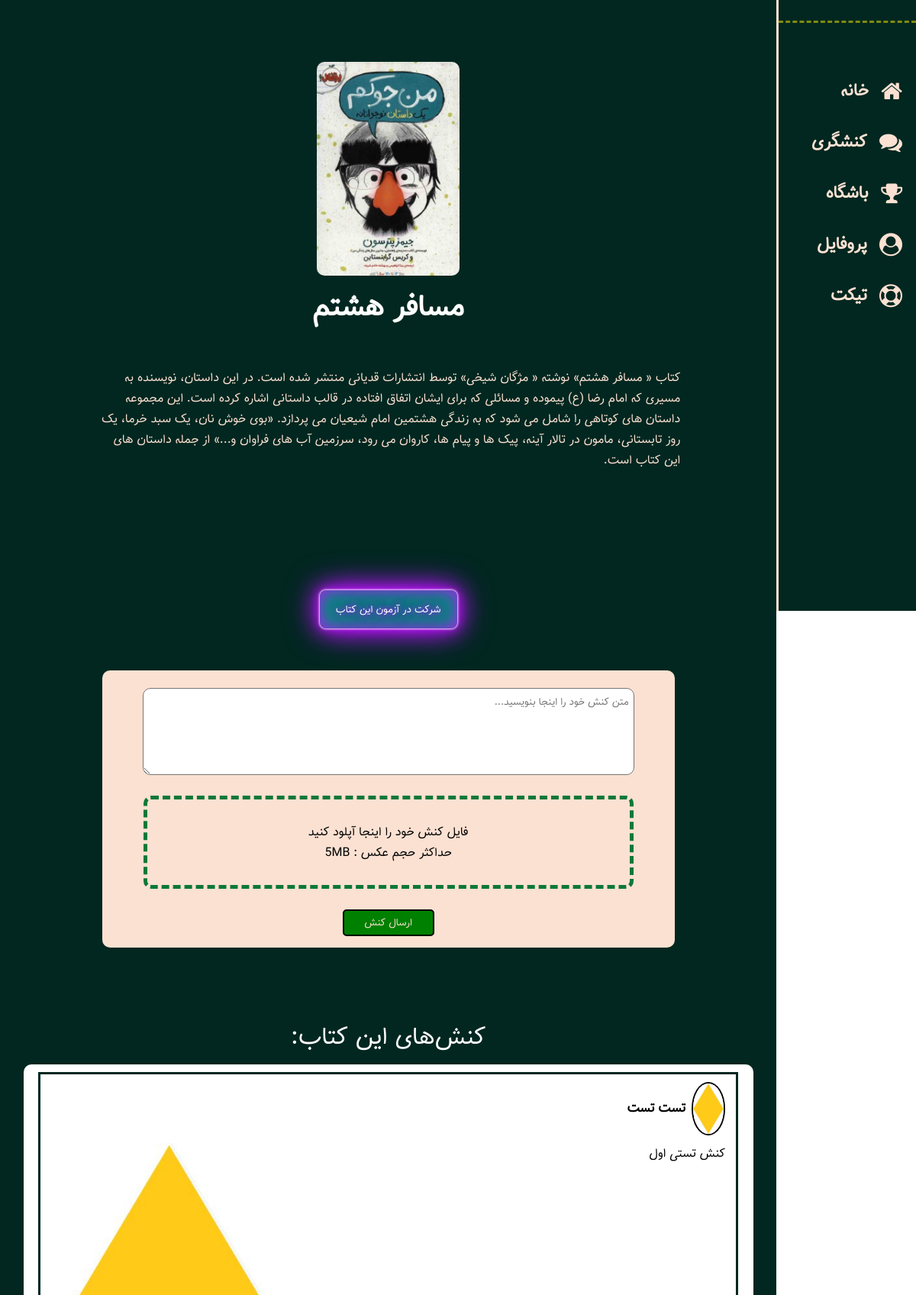
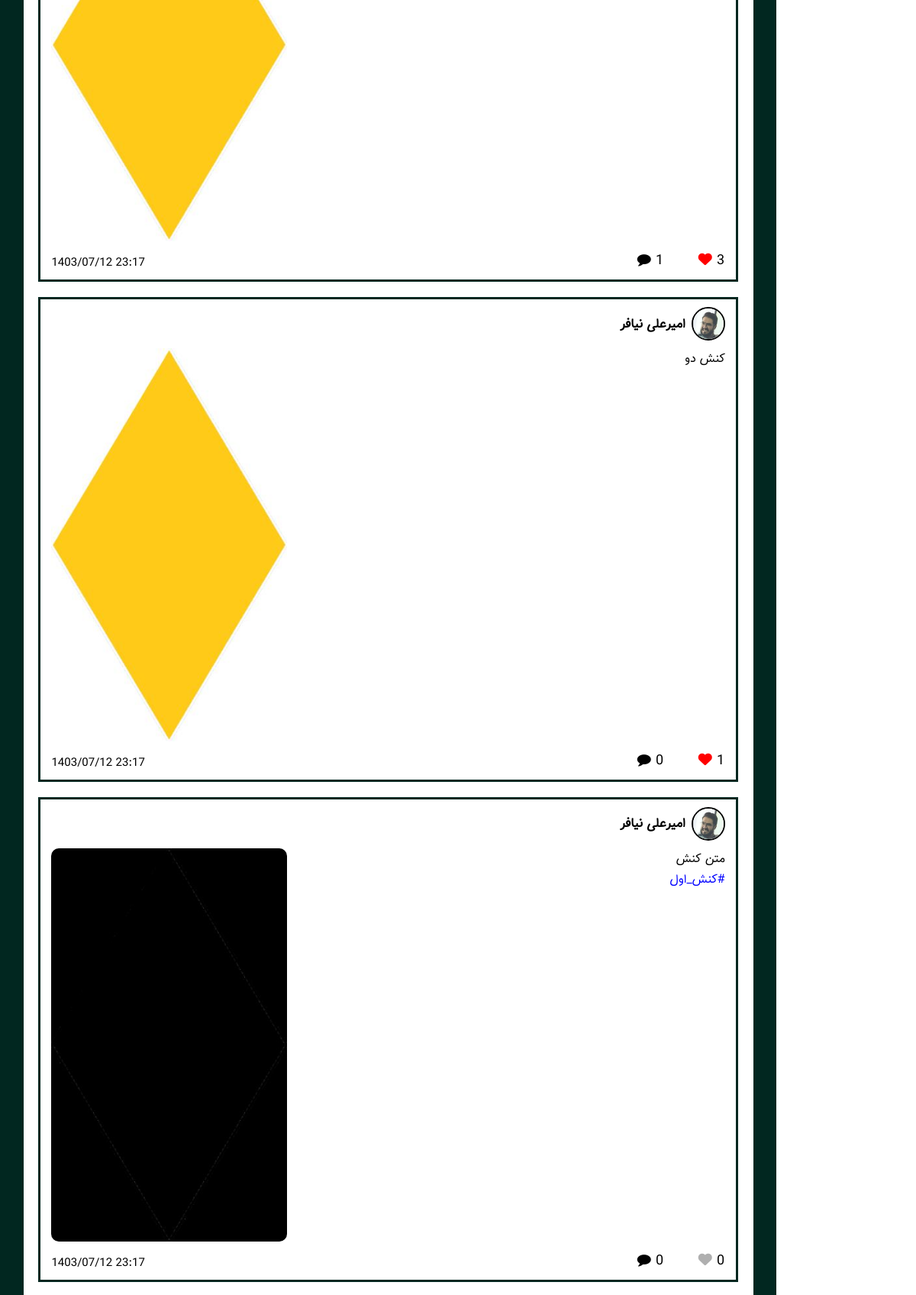
Screenshot of /activism/test (signed in, upper part) with the database file from the repository (2 pictures, top to bottom).
### models/book.py (models this page shows)
class Book(db.Model):
    __tablename__ = "books"
    id = Column(Integer, primary_key=True)
    name = Column(String, nullable=False, index=True)
    about = Column(String, nullable=False, index=True)
    grade = Column(Integer, nullable=False, index=True)
    primalink = Column(String, nullable=False, index=True)
    time = Column(Integer, index=True)
    number = Column(Integer, index=True ,default=0)

### models/interaction.py (models this page shows)
class Interaction(db.Model):
    __tablename__ = "interactions"
    id = Column(Integer, primary_key=True)
    type = Column(String, nullable=False, index=True)
    status = Column(String, nullable=False, index=True, default="review")
    content = Column(String, nullable=False, index=True)
    book_id = Column(Integer, ForeignKey('books.id') ,nullable=False, index=True)
    user_id = Column(Integer, ForeignKey('users.id') ,nullable=False, index=True)
    replay = Column(Integer, nullable=False, index=True, default="0")
    time = Column(String, nullable=False, index=True, default="none")
    book = db.relationship("Book", backref=backref("interactions" , lazy="dynamic"))
    user = db.relationship("User", backref=backref("interactions" , lazy="dynamic"))

### models/user.py (models this page shows)
class User(db.Model, UserMixin):
    __tablename__ = "users"
    id = Column(Integer, primary_key=True)
    name = Column(String, nullable=False, unique=True, index=True)
    username = Column(String, nullable=False, unique=True, index=True)
    password = Column(String, nullable=False, unique=True, index=True)
    code = Column(Integer, nullable=False, unique=True, index=True)
    phone = Column(String, nullable=False, index=True)
    email = Column(String, nullable=False, index=True)
    grade = Column(String, nullable=False, index=True)
    birth = Column(String, nullable=False, index=True)  #1340 - 1397
    gender = Column(String, nullable=False, index=True)
    type = Column(String, nullable=False, index=True)
    invite_code = Column(String, nullable=False, index=True)
    invite_auth = Column(String, nullable=False, index=True)
    msg_code = Column(Integer, index=True)
    province = Column(String, index=True)
    city = Column(String, index=True)
    school_name = Column(String, index=True)
    school_type = Column(String, index=True)
    home_addres = Column(String, index=True)
    recognition = Column(String, index=True)
    final = Column(Integer, default=0, index=True)
    authentication = Column(Integer, default=0, index=True)
    downloads = Column(Integer, default=2, index=True)
    coin = Column(Integer, default=0, index=True)
    point = Column(Integer, default=0, index=True)
    badge = Column(Integer, default=0, index=True)
    like = Column(Integer, default=0, index=True)
    invite = Column(Integer, default=0, index=True)

### blueprints/user.py (the view)
@app.route("/activism/<book_link>", methods=["GET","POST"],  strict_slashes=False)
@login_required
def book_activisms(book_link):
    book = Book.query.filter(Book.primalink==book_link).first_or_404()
    if request.method == "POST":
        replay_id = request.form.get('replay_id' , None)
        if replay_id==None:
            activism = request.form.get('activism' , None)
            file = request.files.get("photo", None)
            c = Interaction(type="activism", content=activism, user_id=current_user.id, book_id=book.id, time=get_time())
            db.session.add(c)
            db.session.commit()
            print(c.id)
            file.save(f"static/activisms/{file.filename}")
            image = Image.open(f"static/activisms/{file.filename}")
            resized_image = image.resize(vol_size)
            resized_image = resized_image.convert("RGB")
            resized_image.save(f"static/activisms/{c.id}.jpg", 'JPEG')
            os.remove(f"static/activisms/{file.filename}")
            tik = Ticket(type="activism_sta", sub_type="review", content=review_activate_text_generator(current_user.name), user_id=current_user.id, time=get_time())
            db.session.add(tik)
            db.session.commit()
            flash("activism_add_success")
            return redirect(request.url)
        else:
            comment = request.form.get('comment' , None)
            c = Interaction(type="replay", content=comment, user_id=current_user.id, book_id=book.id, replay=replay_id, time=get_time())
            db.session.add(c)
            db.session.commit()
            flash("replay_add_success")
            return redirect(request.url)
    else:
        activisms = book.interactions.filter(Interaction.type=="activism", Interaction.status=="confirmed").all()
        replays = book.interactions.filter(Interaction.type=="replay", Interaction.status=="confirmed").all()
        return render_template("user/single-activism.html", book=book, activisms=activisms, replays=replays)

### app.py (called while the page is built)
@login_manager.user_loader
def load_user(user_id):
    return User.query.filter(User.id==user_id).first()

### functions/methods.py (called while the page is built)
def is_liked(user, activism):
    user_like = user.likes.all()
    activism_like = activism.likes.all()
    return any(item in user_like for item in activism_like)

def comments_calculator(activism):
    return len(Interaction.query.filter(Interaction.type=="replay", Interaction.status=="confirmed",  Interaction.replay==activism.id).all())

### templates/user/single-activism.html (shortened to what this page needs)
{% extends "Base.html" %}
{% block head %}
    <link rel="stylesheet" href="https://cdnjs.cloudflare.com/ajax/libs/font-awesome/6.0.0-beta3/css/all.min.css">
    <link rel="stylesheet" href="https://cdnjs.cloudflare.com/ajax/libs/font-awesome/4.7.0/css/font-awesome.min.css">
    <link rel="stylesheet" href="{{ url_for('static', filename='styles/user/single-activism.css') }}">
    {% endblock %}
    {% block body %}
    <div id="continer">
        <div id="side-wrp">
            <div id="logo-wrp">
            </div>
            <a href="{{ url_for('user.home') }}" class="icon-wrp">
                <i class="fa fa-home icon"></i>
                <h2>خانه </h2>
            </a>
            <a href="{{ url_for('user.activism') }}" class="icon-wrp">
                <i class="fa fa-comments icon"></i>
                <h2>کنشگری </h2>
            </a>
            <a href="{{ url_for('user.club') }}" class="icon-wrp">
                <i class="fa fa-trophy icon"></i>
                <h2>باشگاه </h2>
            </a>
            <a href="{{ url_for('user.profile') }}" class="icon-wrp">
                <i class="fa fa-user-circle icon"></i>
                <h2>پروفایل </h2>
            </a>
            <a href="{{ url_for('user.ticket') }}" class="icon-wrp">
                <i class="fa fa-life-saver icon"></i>
                <h2>تیکت </h2>
            </a>
        </div>
        <div id="content-wrp">
            <div id="heading">
                <img id="h-im" src="/static/books/{{book.id}}.jpg" alt="{{book.name}}'s image" height="280">
                <h1>{{book.name}}</h1>
            </div>
            <div id="main">
                <p class="discription">{{book.about}}</p>
                <br><br>
                {% if current_user.grade==book.grade %}
                <br><br class="windows"><br class="windows">
                {% if current_user.authentication==1 and current_user.final==1 %}
                {% if book.number != 0 %}
                <a href="{{ url_for('user.book_quiz', book_link=book.primalink) }}">
                    <button class="req">
                        شرکت در آزمون این کتاب
                    </button>
                </a>
                {% endif %}
                <br><br>
                <form action="#" method="post" id="activism-form" enctype="multipart/form-data">
                    <textarea name="activism" id="activism-inp" form="activism-form" placeholder="متن کنش خود را اینجا بنویسید..."></textarea>
                    <br>
                    <label id="lable_file" for="activism-file">
                        فایل کنش خود را اینجا آپلود کنید
                        <span>
                        حداکثر حجم عکس : 5MB
                        </span>
                    </label>
                    <br>
                    <input type="submit" value="ارسال کنش">
                </form>
                {% else %}
                <a href="{{ url_for('user.completion')+'?next=/activism/'+book.primalink }}">
                    <button class="req">
                    ارسال کنش و شرکت در آزمون
                    </button>
                </a>
                {% endif %}
                <br>
                {% endif %}
                <br class="windows"><br class="windows">
                <span class="acts-title">کنش‌های این کتاب:</span>
                <div class="activisms">
                    {% for a in activisms %}
                    <div class="activism" data-activism-id="{{a.id}}">
                        <div class="act-head">
                            <div class="bio">
                                <img src="/static/users/{{a.user.id}}.jpg"  onerror="this.onerror=null; this.src=`{{ url_for('static', filename='main_img/user.jpg') }}`;" alt="">
                                <h3>{{a.user.name}}</h3>
                            </div>
                        </div>
                        <div class="act-body">
                            <div class="act-content">
                                <span class="sharpable" style="white-space: pre-wrap;">{{a.content}}</span>
                            </div>
                            <img src="/static/activisms/{{a.id}}.jpg" alt="" class="hid">
                        </div>
                        <div class="act-foot">
                            <div class="task-co">
                                <div class="like-co">
                                    <p>{{len(a.likes.all())}}</p>
                                    <i class="fas fa-heart heart {{'liked' if is_liked(current_user,a)}}"></i>
                                </div>
                                <div id="comment-co{{a.id}}" class="comment-co">
                                    <p>{{comments_calculator(a)}}</p>
                                    <i class="fa fa-comment" aria-hidden="true"></i>
                                </div>
                            </div>
                            <div dir="ltr" class="date-co">
                                {{a.time}}
                            </div>
                        </div>
                    </div>
                    {% endfor %}
                </div>
            </div>
        </div>
    </div>
{% endblock %}

### rows the page displays
Book: name "مسافر هشتم", about "کتاب « مسافر هشتم» نوشته « مژگان شیخی» توسط انتشارات قدیانی منتشر شده است. در این داستان، نویسنده به مسیری که امام رضا (ع) پیموده و مسائلی که برای ایشان اتفاق افتاده در قالب داستانی اشاره کرده است. این مجموعه داستان های کوتاهی را شامل می شود که به زندگی هشتمین امام شیعیان می پردازد. «بوی خوش نان، یک سبد خرما، یک روز تابستانی، مامون در تالار آینه، پیک ها و پیام ها، کاروان می رود، سرزمین آب های فراوان و...» از جمله داستان های این کتاب است."
Interaction: shows a picture, user.name "تست تست", content "کنش تستی اول", likes "3", id "1", time "1403/07/12 23:17"
Interaction: user.name "امیرعلی نیافر", content "کنش دو", likes "1", replay "0", time "1403/07/12 23:17"
Interaction: user.name "امیرعلی نیافر", content "متن کنش", shows a picture, replay "0", time "1403/07/12 23:17"
